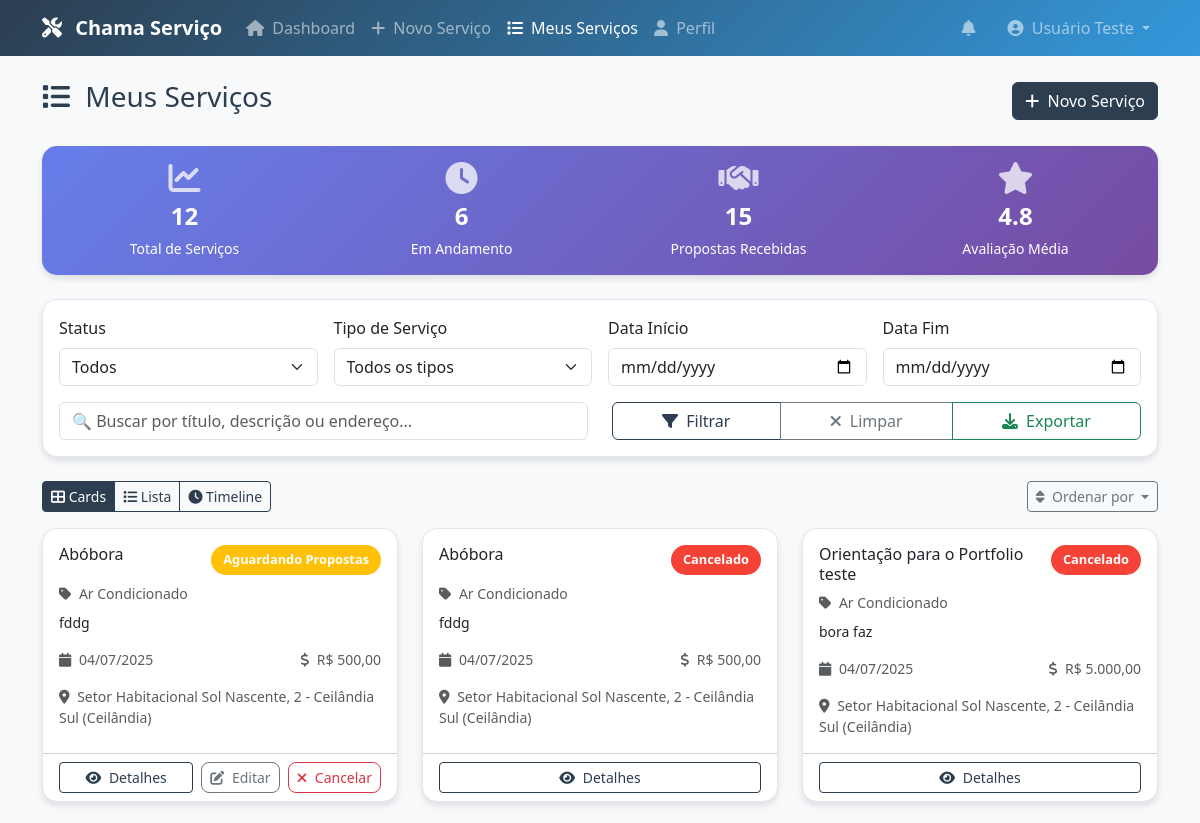
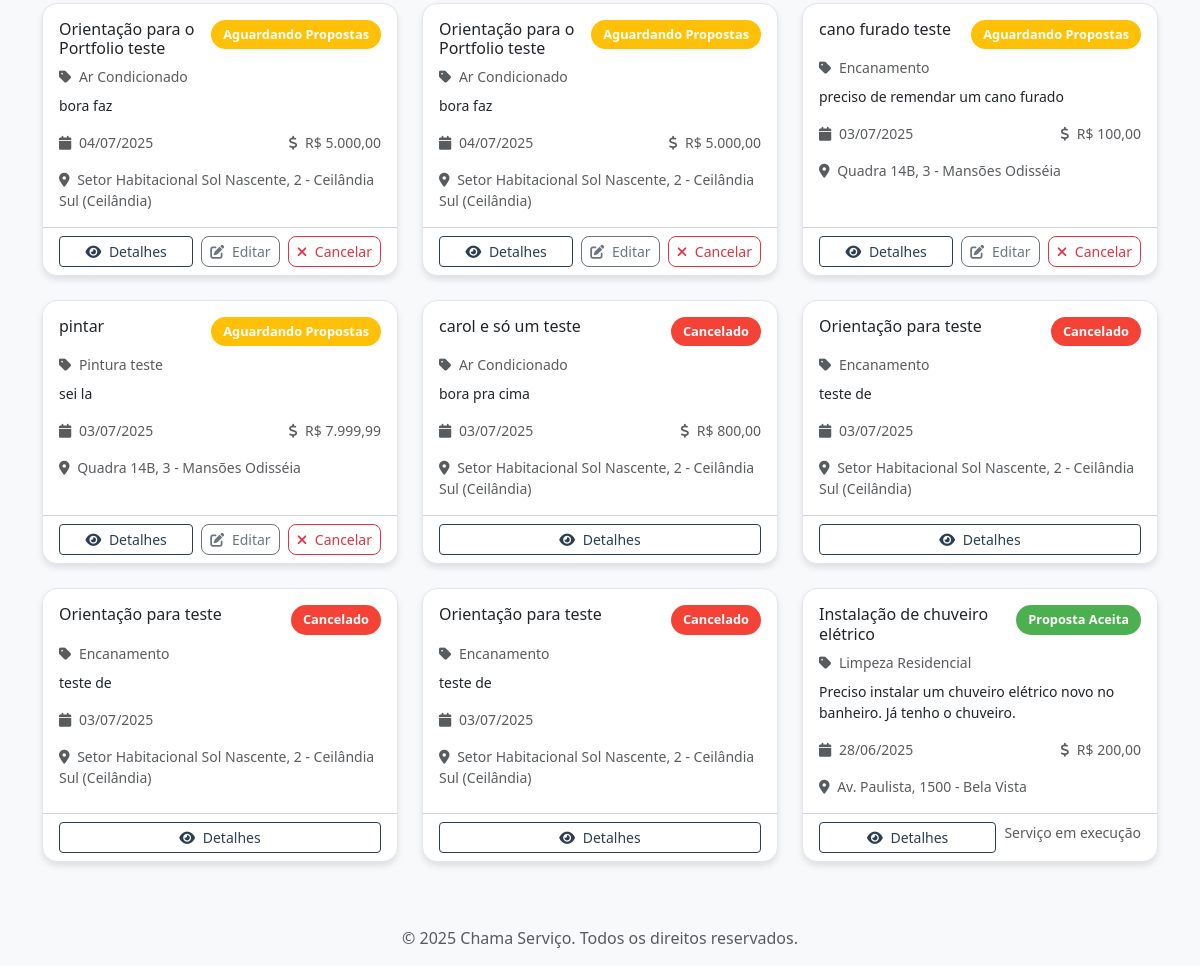
The app's page /view/cliente/meus-servicos.php (signed in) with its own data (2 pictures, top to bottom).
### tables this page shows
CREATE TABLE `tb_solicita_servico` (
  `id` int(11) NOT NULL,
  `cliente_id` int(11) NOT NULL,
  `tipo_servico_id` int(11) NOT NULL,
  `endereco_id` int(11) NOT NULL,
  `titulo` varchar(100) NOT NULL,
  `descricao` text NOT NULL,
  `orcamento_estimado` decimal(10,2) DEFAULT NULL,
  `data_solicitacao` datetime DEFAULT current_timestamp(),
  `data_atendimento` datetime DEFAULT NULL,
  `status_id` int(11) NOT NULL,
  `urgencia` enum('baixa','media','alta') DEFAULT 'media',
  `data_cancelamento` datetime DEFAULT NULL,
  `motivo_cancelamento` text DEFAULT NULL
);

CREATE TABLE `tb_status_solicitacao` (
  `id` int(11) NOT NULL,
  `nome` varchar(50) NOT NULL,
  `descricao` text DEFAULT NULL,
  `cor` varchar(20) NOT NULL
);

CREATE TABLE `tb_tipo_servico` (
  `id` bigint(20) UNSIGNED NOT NULL,
  `nome` varchar(255) NOT NULL,
  `descricao` text DEFAULT NULL,
  `categoria` varchar(255) DEFAULT NULL,
  `preco_medio` decimal(10,2) DEFAULT NULL,
  `ativo` tinyint(1) NOT NULL DEFAULT 1,
  `created_at` timestamp NULL DEFAULT NULL,
  `updated_at` timestamp NULL DEFAULT NULL
);

CREATE TABLE `tb_endereco` (
  `id` int(11) NOT NULL,
  `pessoa_id` int(11) DEFAULT NULL,
  `cep` varchar(10) NOT NULL,
  `logradouro` varchar(100) NOT NULL,
  `numero` varchar(20) NOT NULL,
  `complemento` varchar(100) DEFAULT NULL,
  `bairro` varchar(50) NOT NULL,
  `cidade` varchar(50) NOT NULL,
  `estado` varchar(2) NOT NULL,
  `principal` tinyint(1) DEFAULT 0
);

### config/database.php (called while the page is built, shortened)
<?php
class Database {
    private $host = 'localhost';
    private $db_name = 'bd_servico';
    private $username = 'root';
    private $password = '';
    public function getConnection() {
        $this->conn = null;
        try {
            $this->conn = new PDO(
                "mysql:host=" . $this->host . ";dbname=" . $this->db_name . ";charset=utf8",
                $this->username,
                $this->password,
                [
                    PDO::ATTR_ERRMODE => PDO::ERRMODE_EXCEPTION,
                    PDO::ATTR_DEFAULT_FETCH_MODE => PDO::FETCH_ASSOC,
                    PDO::ATTR_EMULATE_PREPARES => false
                ]
            );
        } catch(PDOException $exception) {
            error_log("Erro de conexão com banco de dados: " . $exception->getMessage());
            throw new Exception("Erro de conexão com o banco de dados.");
        }
        return $this->conn;
    }
}
?>

### models/Servico.class.php (called while the page is built, shortened)
<?php
require_once __DIR__ . '/../config/database.php';
class Servico {
    private $conn;
    private $table = 'tb_solicita_servico';
    public function __construct() {
        $this->conn = (new Database())->getConnection();
    }
    public function getByCliente($cliente_id) {
        try {
            $query = "SELECT s.*, ts.nome as tipo_servico, st.nome as status_texto,
                             st.cor as status_cor, e.logradouro, e.numero, e.bairro
                      FROM " . $this->table . " s
                      INNER JOIN tb_tipo_servico ts ON s.tipo_servico_id = ts.id
                      INNER JOIN tb_status_solicitacao st ON s.status_id = st.id
                      INNER JOIN tb_endereco e ON s.endereco_id = e.id
                      WHERE s.cliente_id = :cliente_id
                      ORDER BY s.data_solicitacao DESC";
            $stmt = $this->conn->prepare($query);
            $stmt->bindParam(':cliente_id', $cliente_id);
            $stmt->execute();
            return $stmt->fetchAll(PDO::FETCH_ASSOC);
        } catch (Exception $e) {
            return [];
        }
    }
}
?>

### view/cliente/meus-servicos.php (the view, shortened to what this page needs)
<?php
require_once __DIR__ . '/../../models/Servico.class.php';
$servico = new Servico();
$meus_servicos = $servico->getByCliente($_SESSION['cliente_id']);
require_once 'menu-cliente.php';
?>
<!DOCTYPE html>
<html lang="pt-br">
<head>
    <link href="https://cdn.jsdelivr.net/npm/bootstrap@5.3.0/dist/css/bootstrap.min.css" rel="stylesheet">
    <link rel="stylesheet" href="https://cdnjs.cloudflare.com/ajax/libs/font-awesome/6.4.0/css/all.min.css">
</head>
<body>
    <div class="container mt-4">
        <div class="d-flex justify-content-between align-items-center mb-4">
            <h2>
                <i class="fas fa-list me-2"></i>
                Meus Serviços
            </h2>
            <button type="button" class="btn btn-primary" data-bs-toggle="modal" data-bs-target="#novoServicoModal">
                <i class="fas fa-plus me-1"></i>
                Novo Serviço
            </button>
        </div>
        <div class="row mb-4">
            <div class="col-12">
                <div class="card bg-gradient">
                    <div class="card-body text-white">
                        <div class="row">
                            <div class="col-md-3 text-center">
                                <div class="mb-2">
                                    <i class="fas fa-chart-line fa-2x opacity-75"></i>
                                </div>
                                <h4 class="fw-bold"><?php echo count($meus_servicos); ?></h4>
                                <small>Total de Serviços</small>
                            </div>
                            <div class="col-md-3 text-center">
                                <div class="mb-2">
                                    <i class="fas fa-clock fa-2x opacity-75"></i>
                                </div>
                                <h4 class="fw-bold">
                                    <?php echo count(array_filter($meus_servicos, fn($s) => in_array($s['status_id'], [1,2,3,4]))); ?>
                                </h4>
                                <small>Em Andamento</small>
                            </div>
                            <div class="col-md-3 text-center">
                                <div class="mb-2">
                                    <i class="fas fa-handshake fa-2x opacity-75"></i>
                                </div>
                                <h4 class="fw-bold">15</h4>
                                <small>Propostas Recebidas</small>
                            </div>
                            <div class="col-md-3 text-center">
                                <div class="mb-2">
                                    <i class="fas fa-star fa-2x opacity-75"></i>
                                </div>
                                <h4 class="fw-bold">4.8</h4>
                                <small>Avaliação Média</small>
                            </div>
                        </div>
                    </div>
                </div>
            </div>
        </div>
        <div class="card mb-4">
            <div class="card-body">
                <div class="row g-3">
                    <div class="col-md-3">
                        <label for="filtroStatus" class="form-label">Status</label>
                        <select class="form-select" id="filtroStatus">
                            <option value="">Todos</option>
                        </select>
                    </div>
                    <div class="col-md-3">
                        <label for="filtroTipo" class="form-label">Tipo de Serviço</label>
                        <select class="form-select" id="filtroTipo">
                            <option value="">Todos os tipos</option>
                        </select>
                    </div>
                    <div class="col-md-3">
                        <label for="filtroDataInicio" class="form-label">Data Início</label>
                        <input type="date" class="form-control" id="filtroDataInicio">
                    </div>
                    <div class="col-md-3">
                        <label for="filtroDataFim" class="form-label">Data Fim</label>
                        <input type="date" class="form-control" id="filtroDataFim">
                    </div>
                </div>
                <div class="row mt-3">
                    <div class="col-md-6">
                        <input type="text" class="form-control" id="buscarServico"
                               placeholder="🔍 Buscar por título, descrição ou endereço...">
                    </div>
                    <div class="col-md-6">
                        <div class="btn-group w-100">
                            <button type="button" class="btn btn-outline-primary" onclick="aplicarFiltros()">
                                <i class="fas fa-filter me-1"></i>
                                Filtrar
                            </button>
                            <button type="button" class="btn btn-outline-secondary" onclick="limparFiltros()">
                                <i class="fas fa-times me-1"></i>
                                Limpar
                            </button>
                            <button type="button" class="btn btn-outline-success" onclick="exportarDados()">
                                <i class="fas fa-download me-1"></i>
                                Exportar
                            </button>
                        </div>
                    </div>
                </div>
            </div>
        </div>
        <div class="d-flex justify-content-between align-items-center mb-3">
            <div class="btn-group btn-group-sm" id="vistaControls">
                <button class="btn btn-primary" id="btn-cards" onclick="mudarVista('cards')">
                    <i class="fas fa-th-large"></i> Cards
                </button>
                <button class="btn btn-outline-primary" id="btn-lista" onclick="mudarVista('lista')">
                    <i class="fas fa-list"></i> Lista
                </button>
                <button class="btn btn-outline-primary" id="btn-timeline" onclick="mudarVista('timeline')">
                    <i class="fas fa-clock"></i> Timeline
                </button>
            </div>
            <div class="dropdown">
                <button class="btn btn-outline-secondary btn-sm dropdown-toggle" data-bs-toggle="dropdown">
                    <i class="fas fa-sort me-1"></i>
                    Ordenar por
                </button>
            </div>
        </div>
        <?php if (empty($meus_servicos)): ?>
            <div class="card text-center">
                <div class="card-body py-5">
                    <i class="fas fa-inbox fa-3x text-muted mb-3"></i>
                    <h4 class="text-muted">Nenhum serviço encontrado</h4>
                    <p class="text-muted">Você ainda não solicitou nenhum serviço.</p>
                    <button type="button" class="btn btn-primary" data-bs-toggle="modal" data-bs-target="#novoServicoModal">
                        <i class="fas fa-plus me-1"></i>
                        Solicitar Primeiro Serviço
                    </button>
                </div>
            </div>
        <?php else: ?>
            <div class="row vista-cards" id="servicosContainer">
                <?php foreach ($meus_servicos as $item): ?>
                    <div class="col-md-6 col-lg-4 mb-4 servico-card"
                         data-status="<?php echo $item['status_id']; ?>"
                         data-tipo="<?php echo $item['tipo_servico_id']; ?>"
                         data-titulo="<?php echo strtolower($item['titulo']); ?>"
                         data-descricao="<?php echo strtolower($item['descricao']); ?>"
                         data-data="<?php echo strtotime($item['data_solicitacao']); ?>"
                         data-valor="<?php echo $item['orcamento_estimado'] ?? 0; ?>">
                        <div class="card h-100 template-card">
                            <div class="card-body">
                                <div class="d-flex justify-content-between align-items-start mb-2">
                                    <h6 class="card-title mb-0"><?php echo htmlspecialchars($item['titulo']); ?></h6>
                                    <span class="status-badge" style="background-color: <?php echo $item['status_cor']; ?>; color: white;">
                                        <?php echo htmlspecialchars($item['status_texto']); ?>
                                    </span>
                                </div>
                                <p class="text-muted small mb-2">
                                    <i class="fas fa-tag me-1"></i>
                                    <?php echo htmlspecialchars($item['tipo_servico']); ?>
                                </p>
                                <p class="card-text small">
                                    <?php echo htmlspecialchars(substr($item['descricao'], 0, 100)); ?>
                                </p>
                                <div class="d-flex justify-content-between align-items-center text-muted small">
                                    <span>
                                        <i class="fas fa-calendar me-1"></i>
                                        <?php echo date('d/m/Y', strtotime($item['data_solicitacao'])); ?>
                                    </span>
                                    <?php if ($item['orcamento_estimado']): ?>
                                        <span>
                                            <i class="fas fa-dollar-sign me-1"></i>
                                            R$ <?php echo number_format($item['orcamento_estimado'], 2, ',', '.'); ?>
                                        </span>
                                    <?php endif; ?>
                                </div>
                                <div class="mt-3">
                                    <small class="text-muted">
                                        <i class="fas fa-map-marker-alt me-1"></i>
                                        <?php echo htmlspecialchars($item['logradouro'] . ', ' . $item['numero'] . ' - ' . $item['bairro']); ?>
                                    </small>
                                </div>
                            </div>
                            <div class="card-footer bg-transparent">
                                <div class="d-grid gap-2 d-md-flex">
                                    <button class="btn btn-outline-primary btn-sm flex-fill"
                                            onclick="verDetalhes(<?php echo $item['id']; ?>)">
                                        <i class="fas fa-eye me-1"></i>
                                        Detalhes
                                    </button>
                                    <?php if ($item['status_id'] == 1): ?>
                                        <button class="btn btn-outline-secondary btn-sm btn-action"
                                                onclick="editarServico(<?php echo $item['id']; ?>)">
                                            <i class="fas fa-edit me-1"></i>
                                            Editar
                                        </button>
                                        <button class="btn btn-outline-danger btn-sm btn-action"
                                                onclick="cancelarServico(<?php echo $item['id']; ?>, '<?php echo htmlspecialchars($item['titulo']); ?>')"
                                                title="Cancelar solicitação">
                                            <i class="fas fa-times me-1"></i>
                                            Cancelar
                                        </button>
                                    <?php elseif ($item['status_id'] == 3 || $item['status_id'] == 4): ?>
                                        <small class="text-muted">Serviço em execução</small>
                                    <?php endif; ?>
                                </div>
                            </div>
                        </div>
                    </div>
                <?php endforeach; ?>
            </div>
        <?php endif; ?>
    </div>
</body>
<footer class="text-center text-muted py-3 mt-4">
    &copy; <?php echo date('Y'); ?> Chama Serviço. Todos os direitos reservados.
</footer>
</html>

### records on screen
tb_solicita_servico: titulo "Abóbora", status.nome "Aguardando Propostas", tipo_servico.nome "Ar Condicionado", descricao "fddg", data_solicitacao "04/07/2025", orcamento_estimado "500,00", endereco.bairro "Setor Habitacional Sol Nascente, 2 - Ceilândia Sul (Ceilândia)"
tb_solicita_servico: titulo "Abóbora", status.nome "Cancelado", tipo_servico.nome "Ar Condicionado", descricao "fddg", data_solicitacao "04/07/2025", orcamento_estimado "500,00", endereco.bairro "Setor Habitacional Sol Nascente, 2 - Ceilândia Sul (Ceilândia)"
tb_solicita_servico: titulo "Orientação para o Portfolio teste", status.nome "Cancelado", tipo_servico.nome "Ar Condicionado", descricao "bora faz", data_solicitacao "04/07/2025", orcamento_estimado "5.000,00", endereco.bairro "Setor Habitacional Sol Nascente, 2 - Ceilândia Sul (Ceilândia)"
tb_solicita_servico: titulo "Orientação para o Portfolio teste", status.nome "Aguardando Propostas", tipo_servico.nome "Ar Condicionado", descricao "bora faz", data_solicitacao "04/07/2025", orcamento_estimado "5.000,00", endereco.bairro "Setor Habitacional Sol Nascente, 2 - Ceilândia Sul (Ceilândia)"
tb_solicita_servico: titulo "Orientação para o Portfolio teste", status.nome "Aguardando Propostas", tipo_servico.nome "Ar Condicionado", descricao "bora faz", data_solicitacao "04/07/2025", orcamento_estimado "5.000,00", endereco.bairro "Setor Habitacional Sol Nascente, 2 - Ceilândia Sul (Ceilândia)"
tb_solicita_servico: titulo "cano furado teste", status.nome "Aguardando Propostas", tipo_servico.nome "Encanamento", descricao "preciso de remendar um cano furado", data_solicitacao "03/07/2025", orcamento_estimado "100,00", endereco.bairro "Quadra 14B, 3 - Mansões Odisséia"
tb_solicita_servico: titulo "pintar", status.nome "Aguardando Propostas", tipo_servico.nome "Pintura teste", descricao "sei la", data_solicitacao "03/07/2025", orcamento_estimado "7.999,99", endereco.bairro "Quadra 14B, 3 - Mansões Odisséia"
tb_solicita_servico: titulo "carol e só um teste", status.nome "Cancelado", tipo_servico.nome "Ar Condicionado", descricao "bora pra cima", data_solicitacao "03/07/2025", orcamento_estimado "800,00", endereco.bairro "Setor Habitacional Sol Nascente, 2 - Ceilândia Sul (Ceilândia)"
tb_solicita_servico: titulo "Orientação para teste", status.nome "Cancelado", tipo_servico.nome "Encanamento", descricao "teste de", data_solicitacao "03/07/2025", endereco.bairro "Setor Habitacional Sol Nascente, 2 - Ceilândia Sul (Ceilândia)"
tb_solicita_servico: titulo "Orientação para teste", status.nome "Cancelado", tipo_servico.nome "Encanamento", descricao "teste de", data_solicitacao "03/07/2025", endereco.bairro "Setor Habitacional Sol Nascente, 2 - Ceilândia Sul (Ceilândia)"
tb_solicita_servico: titulo "Orientação para teste", status.nome "Cancelado", tipo_servico.nome "Encanamento", descricao "teste de", data_solicitacao "03/07/2025", endereco.bairro "Setor Habitacional Sol Nascente, 2 - Ceilândia Sul (Ceilândia)"
tb_solicita_servico: titulo "Instalação de chuveiro elétrico", status.nome "Proposta Aceita", tipo_servico.nome "Limpeza Residencial", descricao "Preciso instalar um chuveiro elétrico novo no banheiro. Já tenho o chuveiro.", data_solicitacao "28/06/2025", orcamento_estimado "200,00", endereco.bairro "Av. Paulista, 1500 - Bela Vista", shows "Serviço em execução"

### other values on screen
$_SESSION['cliente_nome'] "Usuário Teste"
count($meus_servicos) "12"
